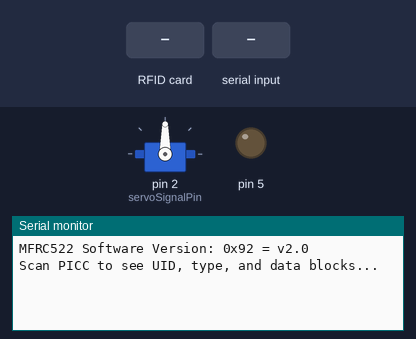
Recording of a sketch running on a simulated Arduino Uno, built with avr-gcc and run on an emulated ATmega328P. On the bench: servo, output pins drawn as LEDs (lit = HIGH), the last lines printed to the serial monitor. The test bench sets the inputs (shaded band). Pins used as bus, display or sensor lines are not drawn.

Above: at 2.2 s.
2.3 s: RFID card 5E 7A 19 C4 held to the reader
At 3.5 s:
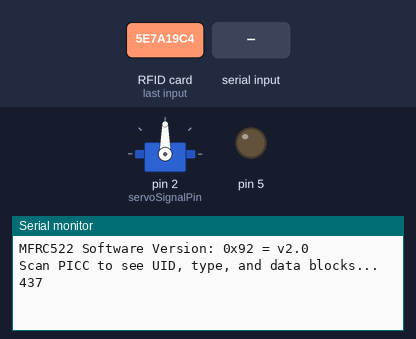
3.8 s: "ON" received over Serial
At 4.7 s:
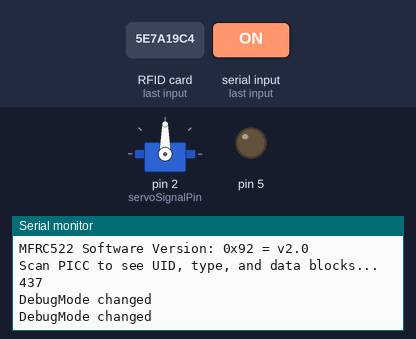

Measured:
- after the input at 2.3 s, the serial monitor: prints a new line at once (image 1)
- after the input at 3.8 s, the serial monitor: prints a new line at once (image 2)

The sketch:

RoverRefactored.ino
```cpp
#include <Servo.h>

//#include <AcceleroMMA7361.h>

#ifndef Sensors_h
  #define Sensors_h
  #include "Sensors.h"
#endif

#ifndef Actions_h
  #define Actions_h
  #include "Actions.h"
#endif

#ifndef UnitTesting_h
  #define UnitTesting_h
  #include "UnitTesting.h"
#endif


#include <SPI.h>
#include <MFRC522.h>
#include <Wire.h>
//#include <HMC5883L.h> //TODO DL UNABLE TO FIN THE LIBRARY


/*
****************************************************************************
****************************************************************************
****************************************************************************
****************************************************************************
****************************************************************************
COSTANTI
****************************************************************************
****************************************************************************
****************************************************************************
****************************************************************************
****************************************************************************
*/
const int servoSignalPin = 2;

//const int pingPinSensor1 = 9;
//const int echoPinSensor1 = 9;

const int pingPinSensor2 = 8;
const int echoPinSensor2 = 8;

const int SpeedM1 = 6; //M1 Speed Control
const int DirectionM1 = 8; //M1 Direction Control

const int SpeedM2 = 5; //M2 Speed Control
const int DirectionM2 = 7; //M2 Direction Control

const int LineTrackingSensor = 9;

const long DISTANCE_TRESHOLD = 30;

const int colorSensorPin = 2;

//Color Sensor constants
const int VCC = 12;
const int OUT = 10;
const int S2  = 8;
const int S3  = 9;
const int S0  = 6;
const int S1  = 7;

//RFID Reader
const int RST_PIN = 9; //9;
const int SS_PIN = 10; //10;

const bool DEBUG = true;

/*
****************************************************************************
****************************************************************************
****************************************************************************
****************************************************************************
****************************************************************************
VARIABILI GLOBALI
****************************************************************************
****************************************************************************
****************************************************************************
****************************************************************************
****************************************************************************
*/
Servo *panningServo;
ColorSensor *colorSensor;
UltraSonicSensor *ultraSonic1;
UltraSonicSensor *ultraSonic2;
RoverMove *rover;
Panning *pan;
RFIDReader *rfidReader;
UnitTesting* testing;
//Compass* compass;//TODO DL UNABLE TO FIND THE LIBRARY FOR THE COMPASS

bool left;

bool DebugMode = true;


/*
****************************************************************************
****************************************************************************
****************************************************************************
****************************************************************************
****************************************************************************
SETUP
****************************************************************************
****************************************************************************
****************************************************************************
****************************************************************************
****************************************************************************
*/
void setup() {
  //TODO DL ALTERNATIVE A FOR SETUP
  // initialize serial communication:
  Serial.begin(9600);

  colorSensor = new ColorSensor(DEBUG, VCC, OUT, S2, S3, S0, S1);

  //Inizializzo tutti gli oggetti che mi servono
  panningServo = new Servo();
  panningServo->attach(servoSignalPin);

  //Centra il servo
  panningServo->write(90);
  delay(500);

  //Inizializzazione delle varie classi
  ultraSonic2 = new UltraSonicSensor(DEBUG, pingPinSensor2, echoPinSensor2);
  rover = new RoverMove(DEBUG, SpeedM1, DirectionM1, SpeedM2, DirectionM2);
  pan = new Panning(DEBUG, panningServo);
  rfidReader = new RFIDReader(DEBUG, RST_PIN, SS_PIN);

  //Sul rover non c'é l'I2C
  //compass = new Compass(DEBUG);

  //Inizializzazione classe di testing
  testing = new UnitTesting();

  //Inizializzazione variabili line follower
  pinMode(LineTrackingSensor, INPUT);
  left = true;
}


/*
****************************************************************************
****************************************************************************
****************************************************************************
****************************************************************************
****************************************************************************
LOOP
****************************************************************************
****************************************************************************
****************************************************************************
****************************************************************************
****************************************************************************
*/
void loop()
{
  //TODO DL ALTERNATIVE A FORLOOP
  Test();


  /*
  *******************************************************
  *******************************************************
  LOGICHE ROVER
  *******************************************************
  *******************************************************
  */
  //UltraSonicRover();

  //LineFollower();
}


void Test()
{
  //Movimento rover
//  rover->Forward(1200);
//  rover->Halt(3000);

    //Color Sensor
//  struct RGB rgb;
//  rgb = colorSensor->GetRGB();
//  Serial.print("R: ");
//  Serial.print(rgb.R);
//  Serial.print(", G: ");
//  Serial.print(rgb.G);
//  Serial.print(", B: ");
//  Serial.println(rgb.B);

  //RFID
  long id = rfidReader->GetUID();

  //Compass
  //Serial.println(compass->ReadPosition());
  //delay(200);


  //Color Sensor
  //testing->testColorSensor(VCC, OUT, S2 S3, S0, S1);

  //Ultrasonic Sensor
  //testing->GetDistance(ultraSonic2);
  //delay(100);
}

/*
****************************************************************************
****************************************************************************
****************************************************************************
****************************************************************************
****************************************************************************
ULTRASONIC ROVER
****************************************************************************
****************************************************************************
****************************************************************************
****************************************************************************
****************************************************************************
*/
void UltraSonicRover()
{
    rover->Halt(1);
    //FindFirstOpenSpace();
    //FindWidestOpenSpace();
    FindWay();
    rover->Forward(1200);


  //bool obstacle = ultraSonic2->GetDistance() < 20;

  //if (obstacle)
  //{
  //  rover->Halt(1);
  //  //FindFirstOpenSpace();
  //  FindWidestOpenSpace();
  //}
  //else
  //{
  //  rover->Forward(100);
  //}
}

/*
 Il delegate va dichiarato prima dei punti dove viene chiamato
 In questa funzione va implementato il meccanismo specifico che torna true in una specifica condizione alla funzione di panning
 */
bool OpenSpaceDelegate()
{
  long distance = ultraSonic2->GetDistance();
  bool openspace = distance > DISTANCE_TRESHOLD;

  if (openspace)
    Serial.println(distance);

  //Serial.println("dist " + dist);
  return openspace;
}


/*
 Il delegate va dichiarato prima dei punti dove viene chiamato
 In questa funzione va implementato il meccanismo specifico che torna la distanza misurata
 */
long MeasureDelegate()
{
  int dist = ultraSonic2->GetDistance();

  return dist;
}

void FindWay()
{
  int result = pan->ScanForObstacles(MeasureDelegate);
  MoveToPosition(result);
}

void FindWidestOpenSpace()
{
  PanningResult result = pan->ScanForMaxDistance(MeasureDelegate);
  MoveToPosition(result.Direction);
}

void FindFirstOpenSpace()
{
  int position = pan->PanUntil(OpenSpaceDelegate);
  MoveToPosition(position);
}

void MoveToPosition(int position)
{
  panningServo->write(90);
  delay(500);

  double timeFor90 = 650.0;
  double time = timeFor90 * ( (double)abs((double)position - 90.0) / 90.0);

  //Serial.println(position);

  if (position >= 0)
  {
    if (position > 90)
    {
      //Serial.println("Trovato a destra");
      rover->SpinLeft(time);
    }
    else
    {
      //Serial.println("Trovato a sinistra");
      rover->SpinRight(time);
    }
  }

  rover->Halt(10);
  //delay(5000);

  if (DebugMode)
    WaitForSerial();
}


/*
****************************************************************************
****************************************************************************
****************************************************************************
****************************************************************************
****************************************************************************
LINE FOLLOWER
****************************************************************************
****************************************************************************
****************************************************************************
****************************************************************************
****************************************************************************
*/
void LineFollower()
{
  int value = digitalRead(LineTrackingSensor);

  Serial.println(value);

  if (value == LOW && left) //LOW == sono sulla riga
  {
    left = true;
    rover->Left(5);
  }
  else if (value == LOW && !left) //LOW == sono sulla riga
  {
    left = false;
    rover->Right(5);
  }
  else if (value == HIGH && !left)
  {
    left = true;
    rover->Left(5);
  }
  else if (value == HIGH && left)
  {
    left = false;
    rover->Right(5);
  }
}


/*
****************************************************************************
****************************************************************************
****************************************************************************
****************************************************************************
****************************************************************************
SERIAL DEBUGGER
****************************************************************************
****************************************************************************
****************************************************************************
****************************************************************************
****************************************************************************
*/

void WaitForSerial()
{
  while (true)
  {
  // send data only when you receive data:
   if (Serial.available() > 0)
   {
     // read the incoming byte:
     byte incomingByte = Serial.read();
     return;
   }
  }
}


char inData[200];
int index = 0;
void serialEvent()
{
  int c = 0;
  if (Serial.available() == 0) return;  // if no char to process skip

  c = Serial.read();
  inData[index++] = c;
  inData[index] = '\0';  // keep end of string right

  if (strstr(inData, "ON") != NULL) // http://www.cplusplus.com/reference/cstring/strstr/
  {
    DebugMode = true;
    index = 0;
  }

  if (strstr(inData, "OFF") != NULL) // 2nd test
  {
    DebugMode = false;
    index = 0;
  }

  if (index == 199)  // prevent buffer overflow
  {
    index = 0;
  }

  Serial.println("DebugMode changed");
}
```

Actions.h
```cpp
#include <Servo.h>


/*
****************************************************************************
****************************************************************************
****************************************************************************
****************************************************************************
****************************************************************************
PANNING
****************************************************************************
****************************************************************************
****************************************************************************
****************************************************************************
****************************************************************************
*/
struct PanningResult
{
public:
  int Direction;
  int Distance;
};

struct Obstacle
{
public:
  int Direction;
  bool Obstacle;
};

struct Zone
{
public:
  int StartPosition;
  int EndPosition;
  int Count;
};

class Panning
{
private:
  Servo m_panningServo;
  bool m_debug;

public:
  //Riceve in entrata il delegate da chiamare durante il panning
  Panning(bool debugging, Servo *panningServo);

  /*
   Questa funzione riceve un delegate (puntatore a funzione) come parametro e lo scopo è quello di fare il panning del sensore
   fino a quando si verifica una condizione determinata dal delegate stesso (quando la distanza è maggiore di..., quando ritrova
   la linea nera,...)

   return: torna la posizione a cui ha trovato (-1 se non ha trovato)
   */
  int PanUntil(bool (*unitlDelegate)());

  PanningResult ScanForMaxDistance(long (*measureDelegate)());
  int ScanForObstacles(long (*measureDelegate)());
};


/*
****************************************************************************
****************************************************************************
****************************************************************************
****************************************************************************
****************************************************************************
ROVER MOVE
****************************************************************************
****************************************************************************
****************************************************************************
****************************************************************************
****************************************************************************
*/

class RoverMove
{
private:
  int m_SpeedM1;
  int m_DirectionM1;
  int m_SpeedM2;
  int m_DirectionM2;
  bool m_debug;

public:

  RoverMove(bool debug, int speedM1, int directionM1, int speedM2, int directionM2);
  int ForwardUntil(bool (*unitlDelegate)());
  int MoveUntil(bool (*unitlDelegate)(), void (*moveDelegate)(long unsigned int));
  //int MoveUntil(bool (*unitlDelegate)(), void (RoverMove::*moveDelegate)(long unsigned int));


  void Forward(unsigned long time);
  void Backward(unsigned long time);
  void Halt (unsigned long time);
  void Right  (unsigned long time);
  void SpinRight  (unsigned long time);
  void Left  (unsigned long time);
  void SpinLeft  (unsigned long time);
};
```

UnitTesting.cpp
```cpp
#include "Arduino.h"

#include <Servo.h>

#ifndef Sensors_h
  #define Sensors_h
  #include "Sensors.h"
#endif

#ifndef Actions_h
  #define Actions_h
  #include "Actions.h"
#endif

#ifndef UnitTesting_h
  #define UnitTesting_h
  #include "UnitTesting.h"
#endif


void UnitTesting::testAcceleroGY61()
{
  int x=0;
  int y=0;
  int z=0;

  x = analogRead(A0);
  y = analogRead(A1);
  z = analogRead(A2);
  Serial.print(x, DEC);
  Serial.print(" ");
  Serial.print(y, DEC);
  Serial.print(" ");
  Serial.println(z, DEC);

 delay(500); //make it readable

}

void UnitTesting::testServo(Servo *panningServo)
{
  int pos;
  for(pos = 0; pos < 180; pos += 1)  // goes from 0 degrees to 180 degrees
  {                                  // in steps of 1 degree
    panningServo->write(pos);              // tell servo to go to position in variable 'pos'
    delay(15);                       // waits 15ms for the servo to reach the position
  }

  for(pos = 180; pos>=1; pos-=1)     // goes from 180 degrees to 0 degrees
  {
    panningServo->write(pos);              // tell servo to go to position in variable 'pos'
    delay(15);                       // waits 15ms for the servo to reach the position
  }
}


void UnitTesting::testServo2(Servo *panningServo)
{
  panningServo->write(0);
  delay(1000);
  panningServo->write(180);
  delay(1000);
}

//void testForwardUntil()
//{
//  int position = rover->MoveUntil(UntilDelegate, Forward);
//  //rover->Halt(2000);
//}


void UnitTesting::Forward (RoverMove *rover, unsigned long int time)
{
  rover->Forward(time);
}

long UnitTesting::GetDistance(UltraSonicSensor *sensor)
{
  Serial.println(sensor->GetDistance());
//  Serial.println(ultraSonic2->GetDistance());

}

void UnitTesting::testColorSensor(int vcc, int out, int s2, int s3, int s0, int s1)
{
  ColorSensor* colorSensor = new ColorSensor(true, vcc, out, s2, s3, s0, s1);

  struct RGB rgb;
  rgb = colorSensor->GetRGB();

  Serial.print(rgb.R);
  Serial.print(", ");
  Serial.print(rgb.G);
  Serial.print(", ");
  Serial.println(rgb.B);
}

void UnitTesting::testRFID (int RSTPin, int SSPin)
{
  //Da implementare: se lo si fa cosi (creando sempre una istanza) torna sempre dei valori differenti


//  RFIDReader* rfidReader = new RFIDReader(RSTPin, SSPin);
//  long id = rfidReader->GetUID();
//  Serial.println(id);
}

/* //TODO DL UNABLE TO FIND THE LIBRARY FOR THE COMPASS
void UnitTesting::rotazioneControllata(RoverMove *rover, Compass* compass)
{
  //Rotazione controllata
  float startPosition = compass->ReadPosition();
  delay(100);
  float currentPosition = 0.0;
  int degrees = 90.0;
  while(true)
  {
    rover->Right(100);
    currentPosition = compass->ReadPosition();
    Serial.println(currentPosition);
    if (abs(abs(startPosition) - abs(currentPosition)) >= degrees)
      break;
  }

  rover->Halt(3000);
}*/
```

Source omitted: Actions.cpp (10151 bytes), Sensors.cpp (13668 bytes), Sensors.h (6253 bytes), UnitTesting.h (587 bytes)
